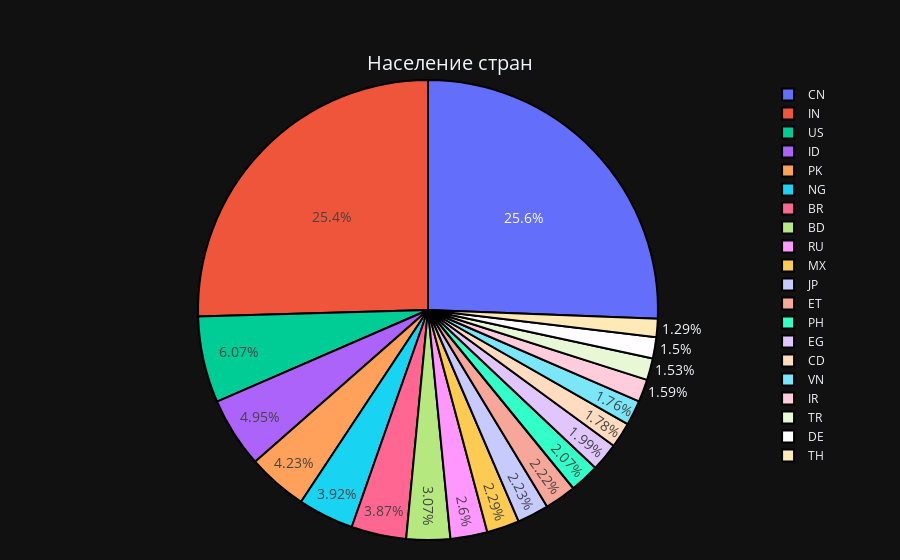

Notebook cell for this chart:
### Code cell
fig = go.Figure()
fig.add_trace(go.Pie(labels=data["CCA3"], values=data["2022"], textfont=dict(size=14)))

fig.update_traces(marker_line_color='rgb(0,0,0)',
                  marker_line_width=2)

fig.update_layout(
    title={
        'text': "Население стран",
        'y':0.9,
        'x':0.5,
        'xanchor': 'center',
        'yanchor': 'top',
        'font_size': 20
    },
    margin=dict(
        l=0,
        r=0,
        b=20,
        t=80,
    ),
)

fig.update_xaxes(title_text="Страны", titlefont_size=16, tickangle=315)
fig.update_yaxes(title_text="Население", titlefont_size=16)
fig.show()

### Figure 1 — Plotly figure (JSON) as saved in the notebook; plotly's stock layout.template omitted (floating-point values rounded to 4 significant figures)
{"data": [{"labels": ["CN", "IN", "US", "ID", "PK", "NG", "BR", "BD", "RU", "MX", "JP", "ET", "PH", "EG", "CD", "VN", "IR", "TR", "DE", "TH"], "textfont": {"size": 14}, "values": [1425887, 1417173, 338290, 275501, 235825, 218541, 215313, 171186, 144713, 127504, 123952, 123380, 115559, 110990, 99010, 98187, 88551, 85341, 83370, 71697], "type": "pie", "marker": {"line": {"color": "rgb(0,0,0)", "width": 2}}}], "layout": {"title": {"font": {"size": 20}, "text": "Население стран", "y": 0.9, "x": 0.5, "xanchor": "center", "yanchor": "top"}, "margin": {"l": 0, "r": 0, "b": 20, "t": 80}, "xaxis": {"title": {"font": {"size": 16}, "text": "Страны"}, "tickangle": -45}, "yaxis": {"title": {"font": {"size": 16}, "text": "Население"}}}}
